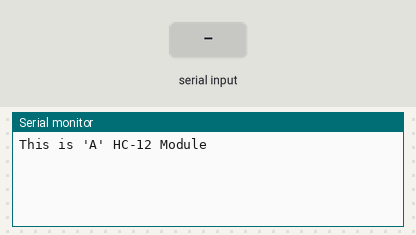
A sketch run on a simulated Arduino Uno, built with avr-gcc and run on an emulated ATmega328P. Parts: the last lines printed to the serial monitor. Inputs (shaded band) come from the test bench.

Above: at 1.2 s.
1.3 s: "1" received over the second serial link
At 3.5 s:
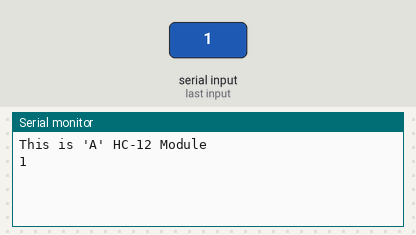
3.8 s: "0" received over the second serial link
At 5.8 s:
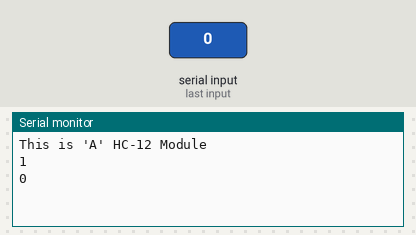

The sketch:

HC_12_Sensor.ino
```cpp
// 온습도, 조도센서 연결 (아두이노 우노, 외부전원)

#include <SoftwareSerial.h>
SoftwareSerial HC12(2, 3); // 아두이노 2번을 HC-12 TX Pin에 연결, 3번을 HC-12 RX Pin에 연결.
void setup() {
  Serial.begin(9600); // Computer ↔ 시리얼포트(아두이노) 통신속도
  HC12.begin(9600);   //             시리얼포트(아두이노) ↔ HC12   통신속도
  Serial.println("This is 'A' HC-12 Module");
}
void loop() {

  // 시리얼모니터로 수신(입력)데이터가 있을 경우 HC12를 통해 데이터를 발송
  while (Serial.available()) {
    String input = Serial.readString();
    HC12.println(input);
  }
  // HC12모듈이 받은 데이터가 있을 경우 시리얼모니터로 출력
  while (HC12.available()) {
    String input = HC12.readString();
    Serial.println(input);
  }
  delay (20);
}
```

Measured:
- after the input at 1.3 s, the serial monitor: prints a new line after 1.0 s (image 1)
- after the input at 3.8 s, the serial monitor: prints a new line after 1.0 s (image 2)
